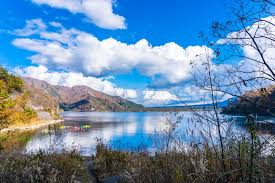
#> input picture t1.jpg, 275 x 183 px, found by its file name
$ python 10-24.py
#> lines starting #> are read from the running program, lines starting #| are printed output that depends on the picture
import cv2
import numpy as np

src=cv2.imread("t1.jpg")
#> src is the input picture: shape (183, 275, 3); mean B, G, R 170.7, 140, 106.1
rows,cols=src.shape[0:2]
#> rows = 183; cols = 275
mapx=np.zeros(src.shape[:2],np.float32)
mapy=np.zeros(src.shape[:2],np.float32)
for r in range(rows):
    for c in range(cols):
        if 0.25*rows<r<0.75*rows and 0.25*cols<c<0.75*cols:
            #當目標像素在原圖像的中心區域時才進行處理
            mapx[r,c] = 2*(c-0.25*cols)#水平放大2倍
            mapy[r,c] = 2*(r-0.25*rows)#垂直放大2倍
        else:#否則都不變
            mapx[r,c] = 0
            mapy[r,c] = 0
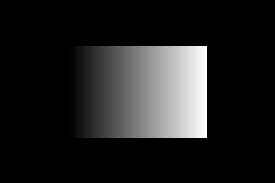
#> mapx: shape (183, 275) float32; min 0, max 274.5, mean 34.7; drawn with min black and max white
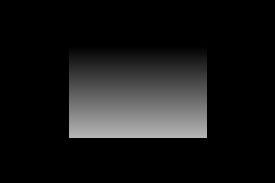
#> mapy: shape (183, 275) float32; min 0, max 182.5, mean 23.1
dst=cv2.remap(src,mapx,mapy,cv2.INTER_LINEAR)
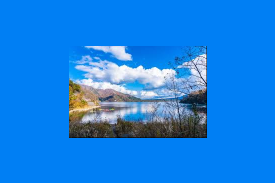
#> dst: shape (183, 275, 3); mean B, G, R 225.2, 130, 26.5
cv2.imshow("src",src)
cv2.imshow("dst",dst)
cv2.waitKey(0)
cv2.destroyAllWindows()
